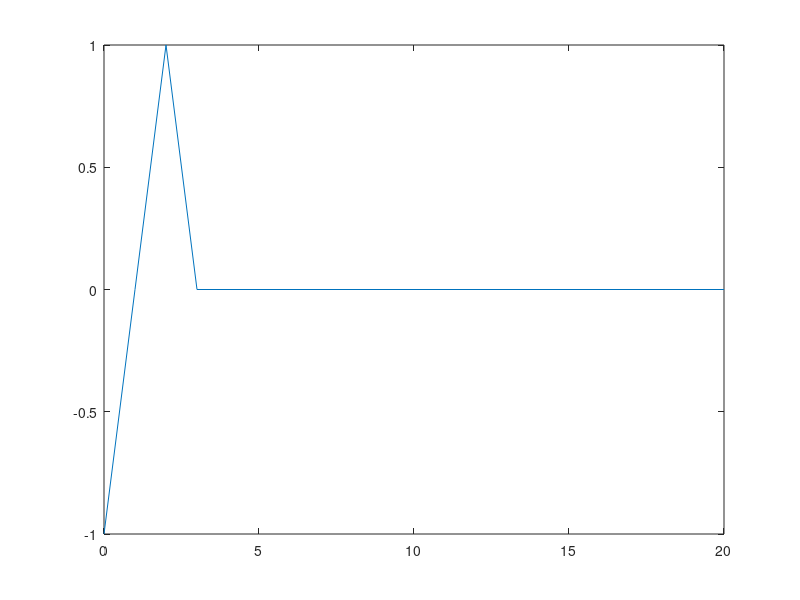
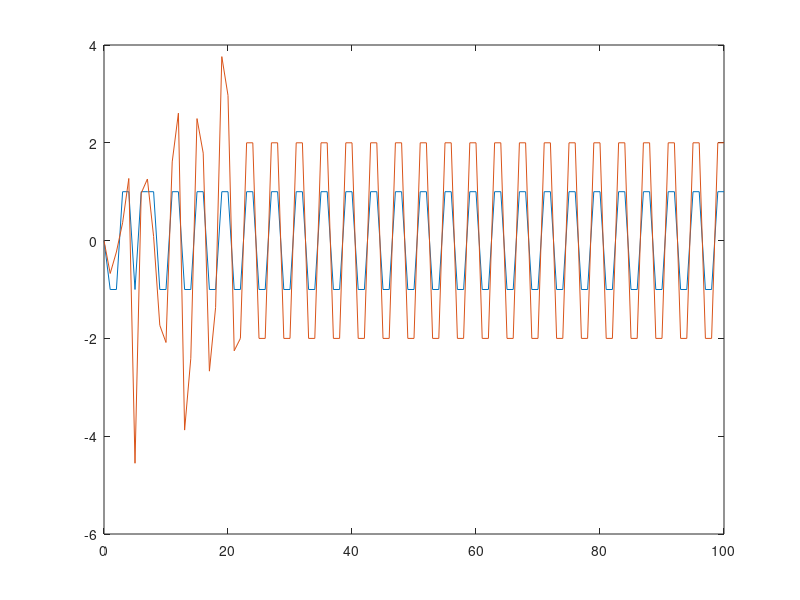

The MATLAB source for these figures, in order:
close all, clear all;
clc;
%% Generate impulse response
Ts = 1;
T_end = 20;
p = 0.8;
t = 0:Ts:T_end;
h = zeros(1, length(t));
for i = 1:length(h)
    if t(i) < 2
        h(i) = t(i)-1;
    elseif t(i) >= 2 && t(i) < 2+p
        h(i) = 1-(t(i)-2)/p;
    else
        h(i) = 0;
    end
end
t_stop = find(t>2+p,1, 'first');
figure
plot(t,h)
%% Create state space

a = ones(1,length(h)-1);
A = diag(a,1);
B = h';
C = [1 zeros(1,length(h)-1)];
D = 0;
sys = ss(A,B,C,D,Ts)
G = tf(sys)
[Z, P, K] = zpkdata(sys, 'Vector');
% find zeroes outside of unit circle
Z_nmp = Z(abs(Z) > 1)
%% Creating Hankel matrix and splitting in Hp and Hn
H = hankel(h);
hneg = min(h, 0)
hpos = max(h, 0)
H1 = hankel(hpos)
H2 = hankel(hneg)
% Based on Eigendecompositon
[M, L] = eig(H);
[row, col] = find(L < 0);
Lneg = zeros(length(h), length(h));
Lneg(:,col) = L(:,col);
Hneg = M*sqrt(Lneg)*(M*sqrt(Lneg))';
Hpos = H + Hneg;
Hcheck = (Hpos-Hneg);
check = isequal(H, Hcheck);
fprintf('The condition Hcheck is equal to H is %s\n', mat2str(check))
% Alternating antidiagonals
h_alt1 = zeros(1,length(h))
h_alt1(1:2:end) = h(1:2:end)
H_alt1 = hankel(h_alt1)
h_alt2 = zeros(1,length(h))
h_alt2(2:2:end) = h(2:2:end)
H_alt2 = hankel(h_alt2)

%Regular matrix splitting
Hdiag = diag(diag(H))
Hnodiag = H - H1;
%% system with relay feedback response
k_sim = 100;
u = zeros(1,k_sim+1);
x = zeros(length(h),k_sim+1);
x(:,1) = randn(length(h), 1)
y = zeros(1,k_sim+1);
for i = 1:k_sim
    x(:,i+1) = A*x(:,i)+B*u(i);
    y(i+1) = C*x(:,i);
    u(i+1) = sign(y(i+1));
end
figure;
plot(0:k_sim, u)
hold on
plot(0:k_sim,y)

